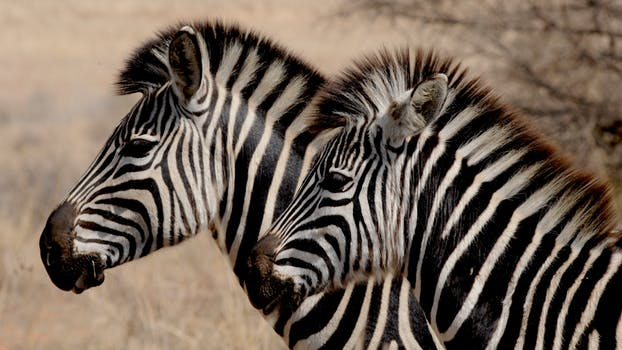
#> input picture computer vision/zebras.jpg, 622 x 350 px, found by its file name
$ jupyter execute Assignment-1-k12249205.ipynb
#> lines starting #> are read from the running program, lines starting #| are printed output that depends on the picture
|First Name     |Last Name    |MtkNr.      |Due Date  |
|:-------------:|:-----------:|:----------:|:--------:|
| Write Here    | Write Here  |12345678     | 11.11.2024, 16:00

<h1 style="color:rgb(150,100,10)">Computer Vision Course</h1>
<h2 style="color:rgb(150,100,10)">Assignment 1 – Image Processing Basics </h2>

<b>Authors:</b> O. Bimber, M. Abbass<br>
<b>Date:</b> 10-08-2024

<b>This file is part of the "Computer Vision Course 2024W" UE material.</b>

<h2 style="color:rgb(150,100,10)">Table of Contents</h2>
<ol>
    <a style="color:rgb(150,100,10)" href="#Low-pass-filtering"><li style="font-size:large;font-weight:bold">Low-pass filtering</li></a>
    <ol style="margin-bottom:15px">
        <a style="color:rgb(150,100,10)" href="#Apply-low-pass-filtering-in-the-spatial-domain"><li style="font-size:medium">Apply low-pass filtering in the spatial domain</li></a>
        <a style="color:rgb(150,100,10)" href="#Apply-low-pass-filtering-in-the-frequency-domain"><li style="font-size:medium">Apply low-pass filtering in the frequency domain</li></a>
    </ol>
    <a style="color:rgb(150,100,10)" href="#High-pass-filtering"><li style="font-size:large;font-weight:bold">High-pass filtering</li></a>
    <ol style="margin-bottom:15px">
        <a style="color:rgb(150,100,10)" href="#Apply-high-pass-filter-using-Laplacian"><li style="font-size:medium">Apply a high-pass filter using the Laplacian operator</li></a>
        <a style="color:rgb(150,100,10)" href="#Apply-high-pass-filter-using-image-subtraction"><li style="font-size:medium">Apply a high-pass filter using image subtraction</li></a>
    </ol>
    <a style="color:rgb(150,100,10)" href="#Deconvolution"><li style="font-size:large;font-weight:bold">Deconvolution</li></a>
    <ol style="margin-bottom:15px">
        <a style="color:rgb(150,100,10)" href="#Apply-deconvolution-as-division-in-frequency-domain"><li style="font-size:medium">Apply deconvolution by performing division in the frequency domain</li></a>
        <a style="color:rgb(150,100,10)" href="#Apply-deconvolution-with-Richardson-Lucy"><li style="font-size:medium">Apply deconvolution using the Richardson-Lucy algorithm</li></a>
    </ol>
</ol>

<h1 style="color:rgb(255,0,0)">Important Note</h1>
<b>In this assignment, you can use the default parameters in any built-in function unless specified otherwise</b>.

<b>All cells must be evaluated, and any unevaluated cell may lead to a loss of points, regardless of the correctness of the code.</b>

[cell 1]
# Import all packages needed in this notebook.
import numpy as np
import cv2 as cv
from matplotlib import pyplot as plt
from scipy.ndimage import convolve
from skimage import restoration
import os

#if not os.path.exists('resources'): raise TypeError("Please create the resources folder and include all required files")

<a name="Low-pass-filtering"></a><h2> Low-pass filtering</h2>
In this asignment, we focus on one image, which is <i><b>zebras</b><i>, provided in the <i><b>resources</b><i> folder. We will now read the <i><b>zebras</b><i> image and then convert it to a grayscale image using the provided function <i><b>read_convert_Img</b><i>.

[cell 2]
def read_convert_Img(input_img):
#> called with input_img = 'images/zebras.jpg'
    if type(input_img) != str:
        raise ValueError("input must be string)")
    img_Orig = cv.imread(input_img)
#> img_Orig is the input picture: shape (350, 622, 3); mean B, G, R 88.7, 101.3, 116
    if img_Orig.ndim != 3:
        raise ValueError("input image must have 3 channels)")
    img_Gray = np.mean(img_Orig, axis=2)
    return img_Gray

[cell 3]
img_Gray_Orig = read_convert_Img("images/zebras.jpg")/255.0

plt.imshow(img_Gray_Orig, cmap='gray')
plt.title('Original grayscale image')
plt.show()

<a name="Apply-low-pass-filtering-in-the-spatial-domain"></a><h3>Apply low-pass filtering in the spatial domain</h3>

<b>Exercise 1.1. [8 Points]</b>

<b>Goal:</b> After reading the input image, we will define a Gaussian low-pass filter. Our goal is to filter out the high-frequency components. Therefore, we will apply the convolution operation between the input image and the defined Gaussian low-pass filter in the <i><b>spatial domain</b></i>. To clearly observe the effect of the low-pass filter, we will apply the convolution operation <i><b>sequentially several times</b></i>.

<b>Task</b>
<ul>
<li>Define the following Gaussian filter, as shown in the formula below, in a <i><b>NumPy</b><i> array.</li>
<li>Apply this filter on the grayscale <i><b>zebras</b><i> image from above to compute the convolution operation. <b>Repeat this operation <i>5</i> times sequentially, using the output from each step as the input for the next convolution</b> while keeping the kernel the same</b>.</li>
<li>Display both images: the original image, and the final resulting image after running all the convolution steps.</li>
</ul>
<p>
        \begin{equation}h_1 = \left(
            \begin{array}{rrr}
                1/16 & 1/8 & 1/16 \\
                1/8 & 1/4 & 1/8 \\
                1/16 & 1/8 & 1/16
            \end{array}\right)
        \end{equation}
</p>

<b>Hint</b>
<ul>
<li>Use the function <i><b>convolve</b><i> from <i><b>scipy.ndimage</b><i> library to compute the convolution operation.</li>
<li>You can use the <i><b>constant</b><i> mode for the convolution.</li>
</ul>

[cell 4]
import PIL
from io import BytesIO
from IPython.display import clear_output, Image as NoteImage, display
# [5 lines left out: function imshow, not called in this run]

[cell 5]
# The code goes here
from scipy.ndimage import convolve, correlate


h_1 = np.array([[1,2,1],[2,4,2],[1,2,1]])/16.0
#h_1 = np.array([[-1,0,1],[-2,0,2],[-1,0,1]])/8.0
zebra_gray = img_Gray_Orig.astype(np.float32)

zebra_gray1 = zebra_gray[120:210, 260:350]
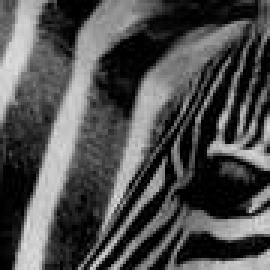
#> zebra_gray1: shape (90, 90) float32 (shown 3 times larger); min 0, max 0.872, mean 0.311
zebra_gray11 = zebra_gray.copy()

for i in range(5):
   conv = convolve(zebra_gray11, h_1, mode='constant')


plt.imshow(zebra_gray11, cmap='gray')
plt.show()
plt.imshow(conv, cmap='gray')
plt.show()

<a name="Apply-low-pass-filtering-in-the-frequency-domain"></a><h3>Apply low-pass filtering in the frequency domain</h3>

<b>Exercise 1.2. [5 Points]</b>

<b>Goal:</b> After computing the filtered image in the spatial domain, let's compute the filtered image in the frequency domain.

<b>Task</b>
<ul>
<li>Utilize the Fourier transform to convert the original input grayscale <i><b>zebras</b><i> image from the spatial domain to the frequency domain.</li>
<li>Shift (centre) all frequency components around zero.</li>
<li>Create a Gaussian filter in the frequency domain with a cutoff frequency of <b>40</b>.</li>
</ul>

<b>Hint</b>
<ul>
<li>Use the functions <i><b>fft2</b><i> and <i><b>fftshift</b><i> from the NumPy library to compute the frequency components and center all frequency components around zero, respectively.</li>
<li>Use the function <i><b>create_Gaussian</b><i> to create the Gaussian filter in the frequency domain.</li>
<li>The shape of the <i><b>created Gaussian filter</b><i> should be the same as the shape of the grayscale image <i>zebras<i>.</li>
</ul>

[cell 6]
#%matplotlib notebook
from io import BytesIO
from IPython.display import clear_output, Image as NoteImage, display
# [5 lines left out: function imshow, not called in this run]

[cell 7]
# [7 lines left out: function create_Gaussian, not called in this run]

[cell 8]
# The code goes here
from scipy.fft import fft2, fftshift, ifft2


def create_Gaussian(shape, cutoff):
    row, col = shape

    x = np.linspace(-col / 2, col / 2, col)
    y = np.linspace(-row / 2, row / 2, row)
    X, Y = np.meshgrid(x, y)
    gaussian_filter = np.exp(-((X**2 + Y**2) / (2 * (cutoff**2))))
    return gaussian_filter

gaussian_filter = create_Gaussian(zebra_gray.shape, 40)
zebra_gray_freq = fft2(zebra_gray)
zebra_gray_freq_shft = fftshift(zebra_gray_freq)

<b>Exercise 1.3. [5 Points]</b>

<b>Goal:</b > Our goal is to compute the filtered image by multiplying the spectrum of the input image with the spectrum of the Gaussian filter we created.

<b>Task</b>
<ul>
<li>Compute the multiplication between the spectrum of <i><b>zebras</b><i> image and the spectrum of the Gaussian filter you created.</li>
</ul>

[cell 9]
# The code goes here

zebra_filtered = zebra_gray_freq_shft*gaussian_filter

zebra_filtered = np.abs(zebra_filtered)

<b>Exercise 1.4. [6 Points]</b>

<b>Goal:</b> In this exercise, we aim to demonstrate the effect of low-pass filtering in the frequency domain by presenting all relevant results.

<b>Task</b>
<ul>
<li>Display the spectrum of the <i>(zebras)<i> image <b>before centering the components at zero</b>.</li>
<li>Display the spectrum of the <i>(zebras)<i> image <b>after centering the components at zero</b>.</li>
<li>Display the spectrum of the created Gaussian filter.</li>
<li>Display the result of the multiplication from <b>Exercise 1.3</b>.</li>
<li><span style="color:red">To draw the spectrum, you need to calculate the absolute value, followed by the <b>natural logarithm</b></span>.</li>
</ul>

[cell 10]
# The code goes here
zebra_gray_freq = fft2(zebra_gray)
zebra_gray_freq_spc = np.log(1 + np.abs(zebra_gray_freq))
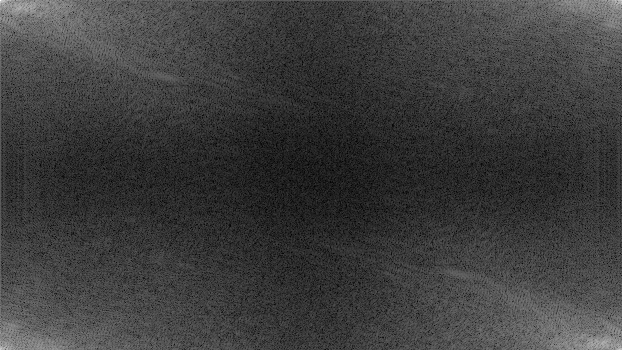
#> zebra_gray_freq_spc: shape (350, 622) float32; min 0.035, max 11.37, mean 2.76; drawn with min black and max white

# Step 2: Fourier Transform with shift
zebra_gray_freq_shft = fftshift(zebra_gray_freq)
zebra_gray_freq_shft_spc = np.log(1 + np.abs(zebra_gray_freq_shft))
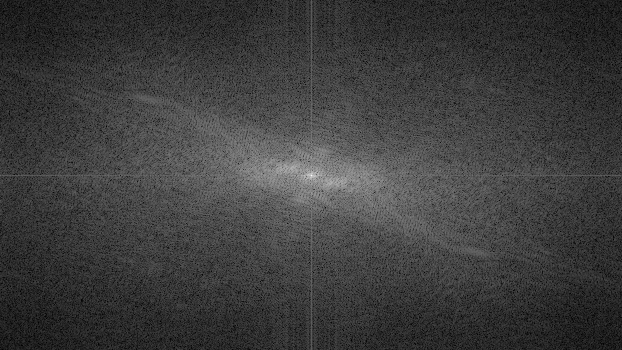
#> zebra_gray_freq_shft_spc: shape (350, 622) float32; min 0.035, max 11.37, mean 2.76; drawn with min black and max white

gaussian_filter = create_Gaussian(img_Gray_Orig.shape, 40)
gaussian_filter_spc = np.log(1 + np.abs(gaussian_filter))

# Step 4: Apply the Gaussian filter in the frequency domain
zebra_filtered = zebra_gray_freq_shft*gaussian_filter
zebra_filtered_spc = np.log(1 + np.abs(zebra_filtered))

plt.subplot(2, 2, 1)
plt.imshow(zebra_gray_freq_spc, cmap='gray')
plt.title("Magnitude Spectrum (Before Centering)")

# Spectrum after Centering
plt.subplot(2, 2, 2)
plt.imshow(zebra_gray_freq_shft_spc, cmap='gray')
plt.title("Magnitude Spectrum (After Centering)")

# Spectrum of the Gaussian Filter
plt.subplot(2, 2, 3)
plt.imshow(gaussian_filter_spc, cmap='gray')
plt.title("Gaussian Filter Spectrum")

# Result of the Multiplication (Low-Pass Filtering)
plt.subplot(2, 2, 4)
plt.imshow(zebra_filtered_spc, cmap='gray')
plt.title("Spectrum after Filtering with Gaussian")

plt.show()

<b>Exercise 1.5. [5 Points]</b>

<b>Goal:</b> We need to display the filtered image in the spatial domain. Therefore, let's convert the spectrum back to the spatial domain.

<b>Task</b>
<ul>
<li>Compute the inverse Fourier transformation of <i><b>Exercise 1.3.</b><i> to transform the spectrum to the spatial domain.</li>
<li>Display the resulting image.</li>
</ul>

<b>Hint</b>
<ul>
<li>Use the function <i><b>ifftshift</b><i> to move all values back to their original locations.</li>
<li>Use the function <i><b>ifft2</b><i> to compute the spatial components from the spectrum.</li>
</ul>

[cell 11]
# The code goes here
#zebra_filtered
zebra_sp_domain = np.fft.ifftshift(zebra_filtered)
zebra_sp_domain1= np.fft.ifft2(zebra_sp_domain)
#zebra_sp_domain1= np.fft.ifft2(zebra_filtered)

zebra_sp_domain2 = zebra_sp_domain1.astype(np.float32)
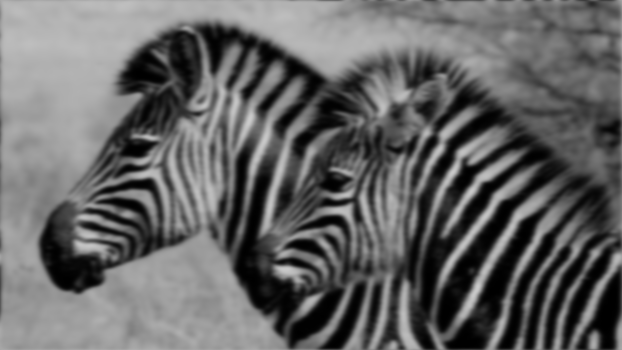
#> zebra_sp_domain2: shape (350, 622) float32; min 0.000235, max 0.799, mean 0.4

plt.imshow(zebra_sp_domain2, cmap='gray')
plt.title("spatial domain after invers Fourier transform")

plt.show()

<b>Exercise 1.6. [5 Points]</b>

<b>Goal:</b> Now, let's adjust the cutoff frequency by selecting a smaller value.

<b>Task</b>
<ul>
<li>Repeat  <b>Exercises 1.2, 1.3, 1.4, and 1.5</b> with a cutoff frequency of <b>10</b>.</li>
</ul>

[cell 12]
# The code goes here

gaussian_filter10 = create_Gaussian(zebra_gray.shape, 10)
zebra_gray_freq10 = fft2(zebra_gray)
zebra_gray_freq_shft10 = fftshift(zebra_gray_freq)
zebra_filtered10 = zebra_gray_freq_shft10*gaussian_filter10
#zebra_filtered10 = np.abs(zebra_filtered10)

zebra_sp_domain10 = np.fft.ifftshift(zebra_filtered10)
zebra_sp_domain110 = np.fft.ifft2(zebra_sp_domain10)
zebra_sp_domain210 = zebra_sp_domain110.astype(np.float32)
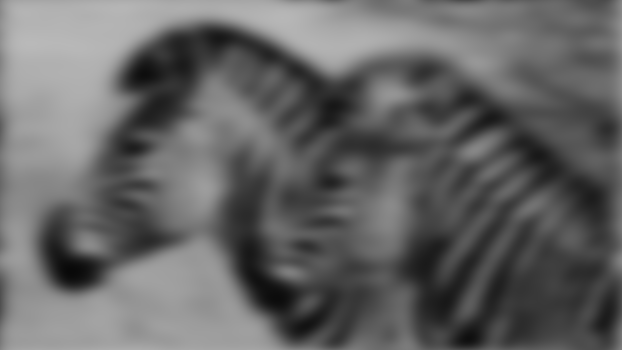
#> zebra_sp_domain210: shape (350, 622) float32; min 0.0357, max 0.727, mean 0.399


zebra_gray_freq_spc10 = np.log(1 + np.abs(zebra_gray_freq10))
zebra_gray_freq_shft_spc10 = np.log(1 + np.abs(zebra_gray_freq_shft10))
gaussian_filter_spc10 = np.log(1 + np.abs(gaussian_filter10))
zebra_filtered_spc10 = np.log(1 + np.abs(zebra_filtered10))


fig, ax = plt.subplots(3,2)

ax[0,0].imshow(zebra_gray_freq_spc10, cmap='gray')
ax[0,0].axis('off')
ax[0,0].set_title("Spectrum (Before Centering)")

ax[0,1].imshow(zebra_gray_freq_shft_spc10, cmap='gray')
ax[0,1].axis('off')
ax[0,1].set_title("Magnitude (After Centering)")

ax[1,0].imshow(gaussian_filter_spc10, cmap='gray')
ax[1,0].axis('off')
ax[1,0].set_title("Gaussian Filter Spectrum")

ax[1,1].imshow(zebra_filtered_spc10, cmap='gray')
ax[1,1].axis('off')
ax[1,1].set_title("Spectrum after Filtering ")

ax[2,0].imshow(zebra_sp_domain210, cmap='gray')
ax[2,0].axis('off')
ax[2,0].set_title("spatial domain with 10 cutoff")

ax[2,1].imshow(zebra_sp_domain2, cmap='gray')
ax[2,1].axis('off')
ax[2,1].set_title("spatial domain with 40 cutoff")

plt.show()
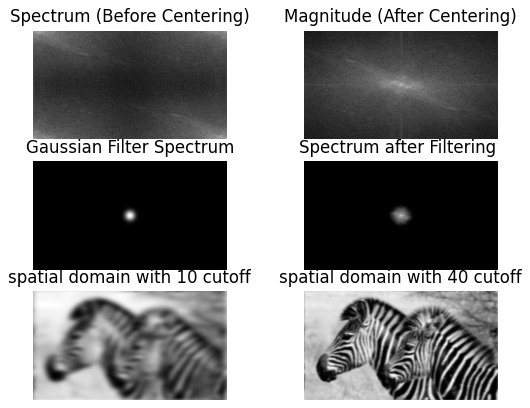
#> figure drawn by matplotlib, 6 panels

<b>Exercise 1.7. [3 Points]</b>

<b>Goal:</b> Here, let's write our observation regarding the differences between cutoff frequency values.

<b>Question</b>
<ul>
<li>Briefly, in 2 lines, explain the difference between the results at cutoff frequencies <b>10</b>, and <b>40</b>.</li>
</ul>

The explanation goes here:
the main difference is in the the guasian filtec as the spectrum of the 10 cutoff freq. apears to be titer than that of th 40 cutoff freq. and that made the filtered image titer too as less spectrum passed though the filter, so the spatial domain appears to be more blury for the 10 cutoff freq. filtered image.

<b>Exercise 1.8. [3 Points]</b>

<b>Question</b>
<ul>
<li>What are the potential advantages of performing convolution in the frequency domain (i.e., multiplication) compared to convolution in the spatial domain (i.e., filtering)?</li>
</ul>

The explanation goes here:

Convolution in the frequency domain is faster for large images, because it reduces the simple multiplication but the spatial domain has complex calculations, saving computation time.

<a name="High-pass-filtering"></a><h2>High-pass filtering</h2>

<a name="Apply-high-pass-filter-using-Laplacian"></a><h3>Apply a high-pass filter using the Laplacian operator</h3>

<b>Exercise 2.1. [10 Points]</b>

<b>Goal:</b> Instead of extracting low-frequency components with a low-pass filter, we will define a high-pass Laplacian filter and apply it using convolution in the spatial domain.

<b>Task</b>
<ul>
<li>Define the following $3 \times 3$ Laplacian filter, as shown in the formula below, in a <i><b>NumPy</b><i> array.</li>
<li>Apply this filter to the grayscale <i><b>zebras</b></i> image from above using convolution in the spatial domain.</li>
<li>Display both images: the original image, and the resulting image after the convolution step.</li>
</ul>
<p>
        \begin{equation}h_2 = \left(
            \begin{array}{rrr}
                0 & -1 & 0 \\
                -1 & 4 & -1 \\
                0 & -1 & 0
            \end{array}\right)
        \end{equation}
</p>

<b>Hint</b>
<ul>
<li>Use the function <i><b>convolve</b><i> from the <i><b>scipy.ndimage</b><i> library to perform the convolution operation.</li>
</ul>

[cell 13]
# The code goes here
h_2 = np.array([[0,-1,0],[-1,4,-1],[0,-1,0]])
zebra_gray = img_Gray_Orig.astype(np.float32)

#zebra_gray1 = zebra_gray[120:210, 260:350]
zebra_gray11 = zebra_gray.copy()

conv_h2 = convolve(zebra_gray11, h_2, mode='constant')
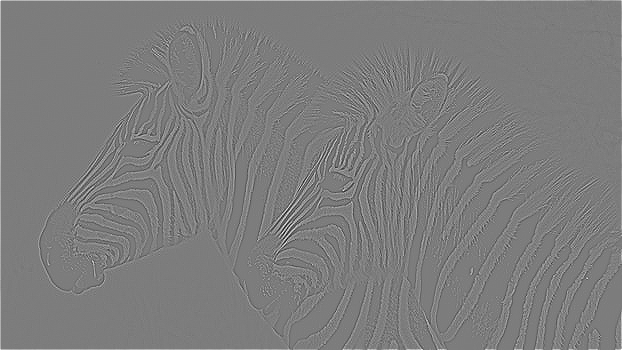
#> conv_h2: shape (350, 622) float32; min -1.51, max 1.57, mean 0.0045; drawn with min black and max white


plt.imshow(zebra_gray11, cmap='gray')
plt.show()
plt.imshow(conv_h2, cmap='gray')
plt.show()

<a name="Apply-high-pass-filter-using-image-subtraction"></a><h3>Apply a high-pass filter using image subtraction</h3>

<b>Exercise 2.2. [10 Points]</b>

<b>Goal:</b> Let's extract the high-frequency components by subtracting the Gaussian-filtered image from the original input image.

<b>Task</b>
<ul>
<li>Subtract the result of the Gaussian-filtered image in <b>Exercise 1.1</b> from the original input grayscale <i><b>zebras</b></i> image.</li>
<li>Display the result of this subtraction.</li>
</ul>

<b>Hint</b>
<ul>
<li>You can use the final result from <b>Exercise 1.1</b> after the five convolution iterations.</li>
</ul>

[cell 14]
# The code goes here
# The code goes here
sub_image = zebra_gray11 - conv

plt.imshow(sub_image, cmap='gray')
plt.show()

<b>Exercise 2.3. [7 Points]</b>

<b>Goal:</b> Let's add the high-frequency components back to the Gaussian-filtered image from <b>Exercise 2.2</b>.

<b>Task</b>
<ul>
<li>Perform an additional operation between the result of <b>Exercise 2.2 (Subtracted image)</b> and the Gaussian-filtered image from <b>Exercise 1.1</b>.</li>
<li>Display the result of this operation.</li>
</ul>

<b>Hint</b>
<ul>
<li>You can use the final result from <b>Exercise 1.1</b> after five convolution iterations as well.</li>
</ul>

[cell 15]
# The code goes here
# The code goes here
add_image= conv + sub_image

plt.imshow(add_image, cmap='gray')
plt.show()

<b>Exercise 2.4. [3 Points]</b>

<b>Question</b>
<ul>
<li>What do the results of <i><b>Exercise 2.1</b></i> and <i><b>Exercise 2.2</b></i> have in common in principle?</li>
</ul>

The explanation goes here:

both methods can be used in edg detection.

<a name="Deconvolution"></a><h2> Deconvolution</h2>

<a name="Apply-deconvolution-as-division-in-frequency-domain"></a><h3>Apply deconvolution by performing division in the frequency domain</h3>

<b>Exercise 3.1. [12 Points]</b>

<b>Goal:</b> The goal here is to recover the original input <i><b>zebras</b><i> image by implementing deconvolution in the frequency domain using division instead of multiplication.

<b>Task</b>
<ul>
<li>Use the result from <b>Exercise 1.5</b> by converting the image from the spatial domain to the frequency domain. Also, you need to shift the frequency components around the zero value.</li>
<li>Then, divide this spectrum by the spectrum of the Gaussian filter created in <b>Exercise 1.2</b> with a cutoff frequency of <i><b>40</b><i>. </li>
<li>After the division, compute the inverse Fourier transform of this result to convert from the frequency domain back to the spatial domain.</li>
<li>Display the resulting image.</li>
</ul>
<b>Hint</b>
<ul>
<li>Before computing the inverse Fourier transform, Use the inverse Fourier shift function <i><b>ifftshift</b><i> from the <i><b>NumPy</b><i> library to move all components back to their original locations.</li>
</ul>

[cell 16]
# The code goes here
zebra_sp_domain2_shift = np.fft.fftshift(zebra_sp_domain2)
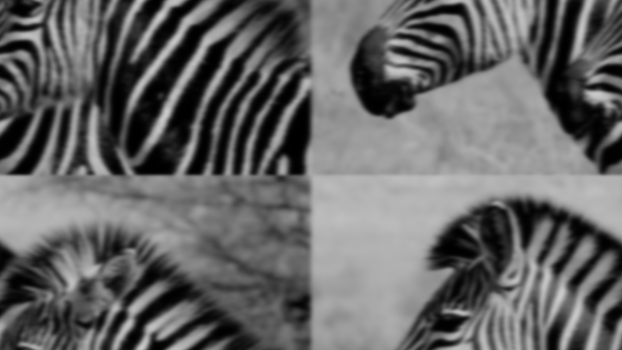
#> zebra_sp_domain2_shift: shape (350, 622) float32; min 0.000235, max 0.799, mean 0.4
deconv_zebra = zebra_sp_domain2_shift/(gaussian_filter + 1e-8)
deconv_zebra1 = np.fft.ifftshift(deconv_zebra)
deconv_zebra2 = np.fft.ifft2(deconv_zebra1)
deconv_zebra3 = np.real(deconv_zebra)

plt.imshow(deconv_zebra3, cmap='gray')
plt.show()

<b>Exercise 3.2. [3 Points]</b>

<b>Question</b>
<ul>
<li>How can you explain the appearance of the artifacts?</li>
</ul>

The explanation goes here:

Artifacts in deconvolution arise mainly due to amplifying high frequencies where the Gaussian filter’s spectrum is nearly zero.

<a name="Apply-deconvolution-with-Richardson-Lucy"></a><h3>Apply deconvolution using the Richardson-Lucy algorithm</h3>

<b>Exercise 3.3. [15 Points]</b>

<b>Goal:</b> Let's apply deconvolution using an optimization method instead of division in the frequency domain. Please note that there are several optimization methods, but in this assignment, we will utilize the Richardson-Lucy optimization method.

<b>Task</b>
<ul>
<li>Apply the Richardson-Lucy optimization method to perform the deconvolution step.</li>
<li><b>Repeat this operation 5 times sequentially as well, using the output from each step as the input for the next input of the Richardson-Lucy optimization method while keeping the kernel the same</b>.</li>
<li>Display only the corresponding final result after all runs.</li>
</ul>
<b>Hint</b>
<ul>
<li>Use the function <i><b>richardson_lucy</b><i> from the <i><b>skimage.restoration</b><i> library.</li>
<li>Use the Gaussian kernel defined in <i><b>Exercise 1.1</b><i>.</li>
<li>Use the output image from <i><b>Exercise 1.1</b></i> as the input image for the first time of the Richardson-Lucy optimization method.</li>
</ul>

[cell 17]
from skimage import io, color
from skimage.restoration import richardson_lucy

deconvolved_image = conv
for _ in range(5):
    deconvolved_image = richardson_lucy(deconvolved_image, gaussian_filter)
#> this loop made 5 passes
#> pass 1, `deconvolved_image = richardson_lucy(deconvolved_image, gaussian_filter)`:
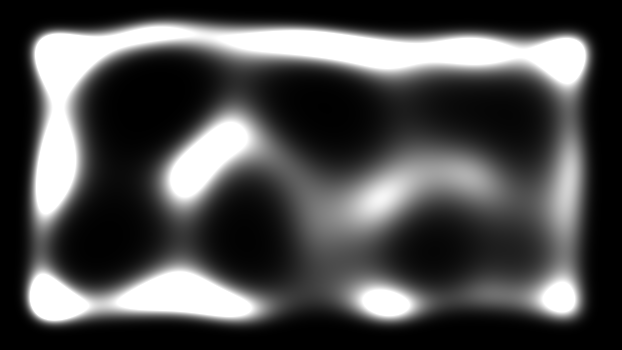
#> deconvolved_image: shape (350, 622) float32; min 2.56e-15, max 1, mean 0.304
#> after the loop:
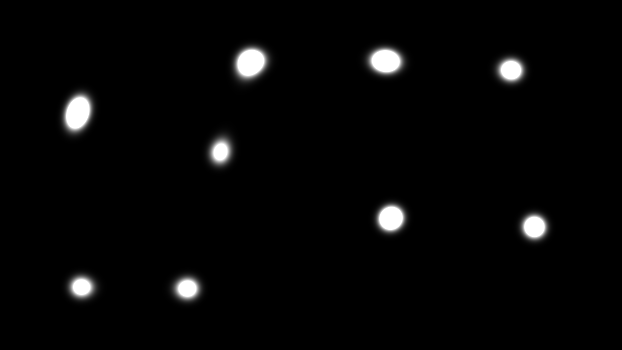
#> deconvolved_image: shape (350, 622) float32; min 0, max 1, mean 0.0244


plt.imshow(deconvolved_image, cmap='gray')
plt.show()
